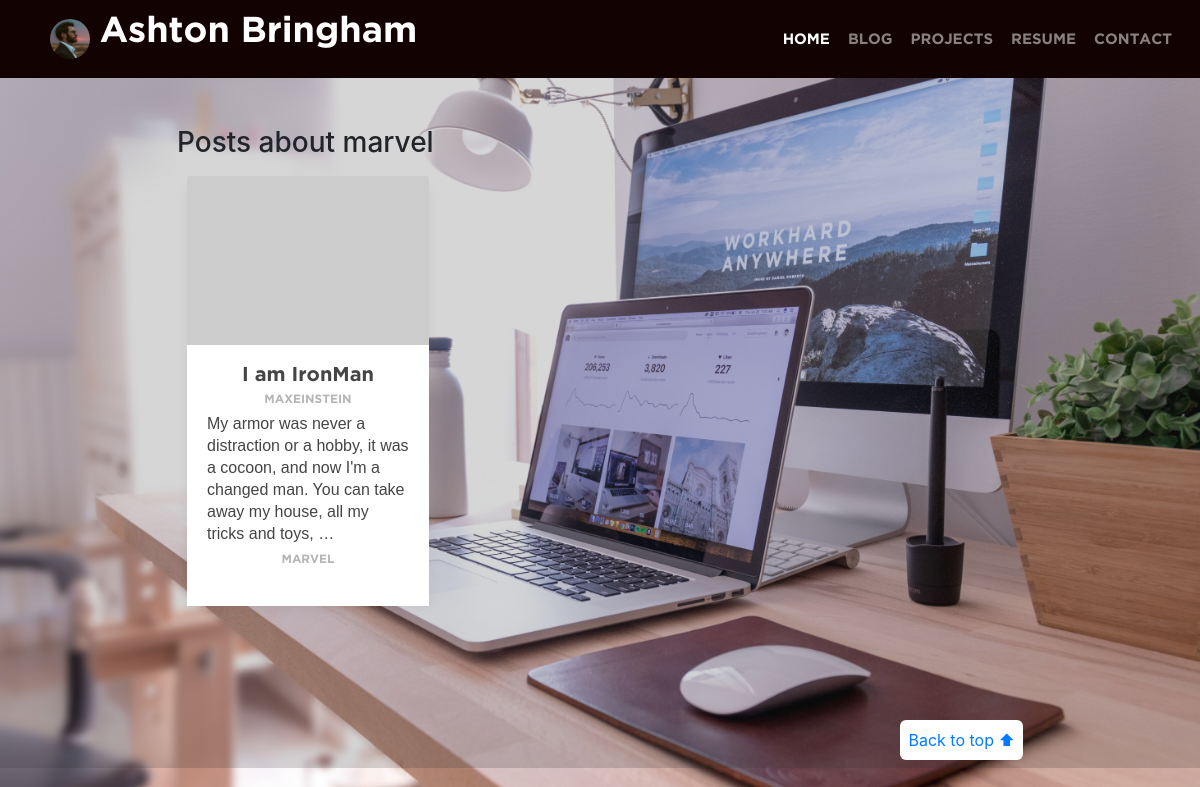
/blog/tag/marvel, run on an earlier commit of the app's database.
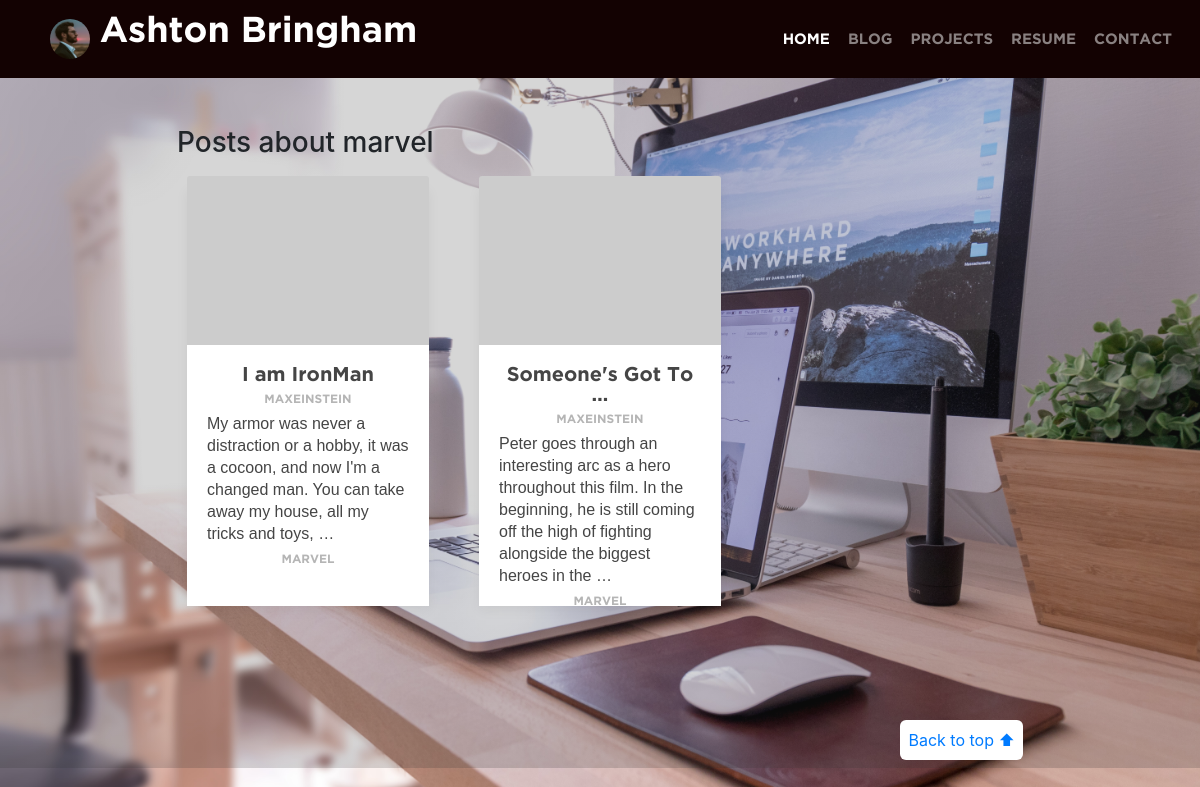
And on a later commit of the database.
### blog/models.py (models this page shows, shortened)
class BlogPost(models.Model):
    title = models.CharField(max_length=200, unique=True)
    author = models.ForeignKey('auth.User', related_name='posts',
                               on_delete=models.CASCADE)
    body = models.TextField()
    postdate = models.DateTimeField(auto_now_add=True, blank=True)
    tags = models.ManyToManyField('Tag', related_name='posts')
    def get_absolute_url(self):
        return reverse('post', args=[str(self.id)])

class Tag(models.Model):
    name = models.CharField(max_length=50, unique=True)
    def get_absolute_url(self):
        return reverse('tag_posts', args=[str(self.name)])

### blog/views.py (the view)
# urls.py: path('tag/<str:name>', views.tag_posts, name='tag_posts'),
def tag_posts(request, name):
    name = name.lower()
    title = 'Posts about {}'.format(name)
    tag = get_object_or_404(Tag, name=name)
    posts = BlogPost.objects.filter(tags=tag)
    return render(request, 'blog/filtered_post_list.html',
                  {'posts':posts, 'title':title})

### blog/templates/blog/filtered_post_list.html (shortened to what this page needs)
{% extends 'base.html' %}
{% block content %}
  <h3> {{title}}</h3>
  {% include 'blog/snippet_post_list.html' %}
{% endblock %}
{% block footer %}
    <footer class="text-muted">
        <div class="container">
            <p class="float-right back-to-top">
            <a href="#">Back to top ⬆</a>
            </p>
        </div>
    </footer>
{% endblock footer %}

### templates/base.html (shortened to what this page needs)
{% load static %}
<!doctype html>
<html lang="en">
    <head>
        <link rel="stylesheet" href="https://cdn.jsdelivr.net/npm/bootstrap@4.5.3/dist/css/bootstrap.min.css">
        <link rel="stylesheet" href="{% static "css/main.css" %}">
    </head>
    <body>
        <header>
            <nav class="navbar navbar-expand-lg navbar-dark bg-dark">
                <a class="navbar-brand" href="/">
                <img src="{% static 'images/ashton_small.jpg' %}"  class="d-inline-block align-top brand-logo" alt="my picture" loading="lazy">
                <span class="brand-name">Ashton Bringham</span>
                </a>
                <div class="collapse navbar-collapse my-2 my-lg-0" id="navbarSupportedContent">
                    <ul class="navbar-nav ml-auto">
                    <li class="nav-item active">
                        <a class="nav-link" href="/">Home</a>
                    </li>
                    <li class="nav-item">
                        <a class="nav-link" href="{% url 'blog_index' %}">Blog<a>
                    </li>
                    <li class="nav-item">
                        <a class="nav-link" href="{% url 'projects_index' %}">Projects</a>
                    </li>
                    <li class="nav-item">
                        <a class="nav-link" href="#">Resume</a>
                    </li>
                    <li class="nav-item">
                        <a class="nav-link" href="#">Contact</a>
                    </li>
                    </ul>
                </div>
            </nav>
        </header>
        <main role="main" class="py-5 flex-fill">
            <div class="container">
                {% block content %}
                {% endblock %}
            </div>
        </main>
        {% block footer %}{% endblock footer %}
    </body>
</html>

### blog/templates/blog/snippet_post_list.html
<div class="row">
    {% for post in posts %}
        <div class="post-wrapper col-sm-4 py-2">
            <div class="card-post box-shadow">
                <a href="{{post.get_absolute_url}}">
                <img class="card-img-top" src="https://picsum.photos/id/{{post.id}}/500/350" alt="{{post.title}}"></a>
                <div class="card-body">
                    <a href="{{post.get_absolute_url}}">
                        <div class="card-title">{{post.title|truncatewords:"3"}}</div>
                    </a>
                    <div class="card-subtext">
                        <a href="{{post.author.get_absolute_url}}" class="">{{post.author.username}}</a>
                    </div>
                    <div class="card-text">
                        {{post.body|truncatewords:"30"}}
                    </div>
                    <div class="card-subtext">
                        {% include 'blog/snippet_tag_labels.html' with tags=post.tags.all %}
                    </div>
                </div>
            </div>
        </div>
    {% endfor %}
</div>

### blog/templates/blog/snippet_tag_labels.html
{% for tag in tags %}
<a href="{{tag.get_absolute_url}}">{{tag.name}}</a>
{% endfor %}

### static/css/main.css (style rules this page uses)
html { overflow-x: hidden; }
body { background: linear-gradient(rgba(50,50,50,0.2), rgba(50,50,50,0.2)), url("../images/background.jpg"); background-size: cover; background-repeat: no-repeat; overflow-x: hidden; }
.navbar { background-color: #130202!important; padding-top: 10px; padding-bottom: 10px; }
.navbar .navbar-brand { color: whitesmoke; }
.navbar-nav { padding-right: 2px; }
.nav-item { padding-right: 2px; }
.nav-link { text-align: center; font: Bold 15px/21px Gotham; letter-spacing: 0; color: #ffffff; opacity: 1; text-transform: uppercase; }
.navbar-brand { padding-left: 30px; padding-right: 30px; }
.navbar-brand .brand-name { font: Bold 36px Gotham; letter-spacing: 0; color: #ffffff; opacity: 1; }
.navbar-brand .brand-logo { width: 40px; height: 40px; border-radius: 20px 20px !important; padding: 0px; margin: 4px; }
.box-shadow { box-shadow: 0 0.25rem 0.75rem rgba(0, 0, 0, 0.05); }
.card-post { background: white; padding: 0; margin: 10px; height: 420px; }
.card-title { text-align: center; font: 20px/20px Gotham; letter-spacing: 0; color: #454545; opacity: 1; margin-bottom: 0px; }
.card-post img { margin-top: -10px; }
.card-text { text-align: left; font: 16px/22px sans-serif; letter-spacing: 0; color: #454545; opacity: 1; }
.card-subtext { text-align: center; }
.card-subtext a { font: 12px/26px Gotham; text-transform: uppercase; letter-spacing: 0; color: #b5b5b5; opacity: 1; }
footer { padding-top: 3rem; padding-bottom: 3rem; }
footer p { margin-bottom: 0.25rem; }
.back-to-top { background: white; padding: 8px; border-radius: 6px 6px; }
@media (min-width: 1200px) { .container { max-width: 73%; } }

What changed in the data, as far as the page shows it:
added BlogPost: title "Someone's Got To …", author.username "MAXEINSTEIN", body "Peter goes through an interesting arc as a hero throughout this film. In the beginning, he is still coming off the high of fighting alongside the biggest heroes in the …", Tag (name "MARVEL")
